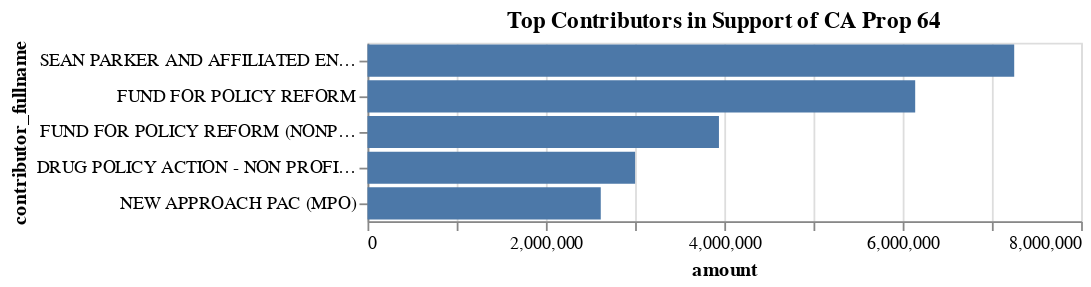

The code cell stored with this chart in its notebook:
### Code cell
alt.Chart(top_supporters.head(5)).mark_bar().encode(
    x="amount",
    y=alt.Y("contributor_fullname", sort="-x")
).properties(
    title="Top Contributors in Support of CA Prop 64"
)

### Figure 1 — Vega-Lite specification as saved in the notebook (floating-point values rounded to 4 significant figures)
{"config": {"view": {"continuousWidth": 400, "continuousHeight": 300}}, "data": {"name": "data-47d5f446e8feeee326062b27b7cb2964"}, "mark": "bar", "encoding": {"x": {"type": "quantitative", "field": "amount"}, "y": {"type": "nominal", "field": "contributor_fullname", "sort": "-x"}}, "title": "Top Contributors in Support of CA Prop 64", "$schema": "https://vega.github.io/schema/vega-lite/v4.8.1.json", "datasets": {"data-47d5f446e8feeee326062b27b7cb2964": [{"contributor_firstname": "SEAN", "contributor_lastname": "PARKER AND AFFILIATED ENTITIES", "amount": 7250000.0, "contributor_fullname": "SEAN PARKER AND AFFILIATED ENTITIES"}, {"contributor_firstname": "", "contributor_lastname": "FUND FOR POLICY REFORM", "amount": 6140000.0, "contributor_fullname": " FUND FOR POLICY REFORM"}, {"contributor_firstname": "", "contributor_lastname": "FUND FOR POLICY REFORM (NONPROFIT 501 (C)(4))", "amount": 3940000.0, "contributor_fullname": " FUND FOR POLICY REFORM (NONPROFIT 501 (C)(4))"}, {"contributor_firstname": "", "contributor_lastname": "DRUG POLICY ACTION - NON PROFIT 501C4, YES ON PROP. 64", "amount": 3000000.0, "contributor_fullname": " DRUG POLICY ACTION - NON PROFIT 501C4, YES ON PROP. 64"}, {"contributor_firstname": "", "contributor_lastname": "NEW APPROACH PAC (MPO)", "amount": 2615000.0, "contributor_fullname": " NEW APPROACH PAC (MPO)"}]}}
